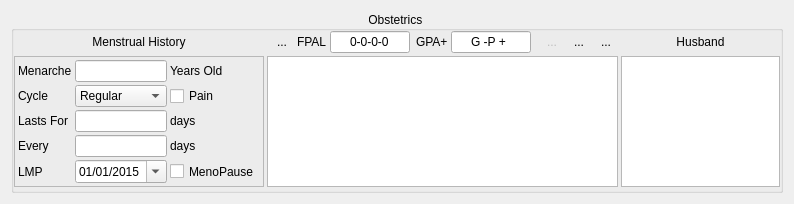
<?xml version="1.0" encoding="UTF-8"?>
<ui version="4.0">
 <class>w_obGyn</class>
 <widget class="QWidget" name="w_obGyn">
  <property name="geometry">
   <rect>
    <x>0</x>
    <y>0</y>
    <width>794</width>
    <height>195</height>
   </rect>
  </property>
  <property name="windowTitle">
   <string>Form</string>
  </property>
  <layout class="QGridLayout" name="gridLayout">
   <item row="0" column="0">
    <widget class="QGroupBox" name="ObstGroupBox">
     <property name="title">
      <string>Obstetrics </string>
     </property>
     <property name="alignment">
      <set>Qt::AlignCenter</set>
     </property>
     <property name="flat">
      <bool>false</bool>
     </property>
     <layout class="QGridLayout" name="gridLayout_12">
      <property name="leftMargin">
       <number>0</number>
      </property>
      <property name="topMargin">
       <number>0</number>
      </property>
      <property name="rightMargin">
       <number>0</number>
      </property>
      <property name="bottomMargin">
       <number>3</number>
      </property>
      <property name="spacing">
       <number>3</number>
      </property>
      <item row="1" column="4">
       <widget class="xLineEdit" name="fpal">
        <property name="sizePolicy">
         <sizepolicy hsizetype="Fixed" vsizetype="Fixed">
          <horstretch>0</horstretch>
          <verstretch>0</verstretch>
         </sizepolicy>
        </property>
        <property name="maximumSize">
         <size>
          <width>80</width>
          <height>16777215</height>
         </size>
        </property>
        <property name="layoutDirection">
         <enum>Qt::LeftToRight</enum>
        </property>
        <property name="inputMask">
         <string>0-0-0-0</string>
        </property>
        <property name="text">
         <string>0-0-0-0</string>
        </property>
        <property name="alignment">
         <set>Qt::AlignCenter</set>
        </property>
       </widget>
      </item>
      <item row="1" column="0">
       <widget class="QLabel" name="label_15">
        <property name="text">
         <string>Menstrual History</string>
        </property>
        <property name="alignment">
         <set>Qt::AlignCenter</set>
        </property>
       </widget>
      </item>
      <item row="1" column="12">
       <widget class="QToolButton" name="removeSiblings">
        <property name="text">
         <string>...</string>
        </property>
        <property name="icon">
         <iconset resource="resources.qrc">
          <normaloff>:/Graphics/minus</normaloff>:/Graphics/minus</iconset>
        </property>
        <property name="autoRaise">
         <bool>true</bool>
        </property>
       </widget>
      </item>
      <item row="2" column="1" colspan="12">
       <widget class="mSiblings" name="siblings">
        <property name="sizePolicy">
         <sizepolicy hsizetype="Expanding" vsizetype="Preferred">
          <horstretch>0</horstretch>
          <verstretch>0</verstretch>
         </sizepolicy>
        </property>
        <property name="editTriggers">
         <set>QAbstractItemView::NoEditTriggers</set>
        </property>
        <property name="alternatingRowColors">
         <bool>true</bool>
        </property>
        <property name="selectionMode">
         <enum>QAbstractItemView::SingleSelection</enum>
        </property>
        <property name="selectionBehavior">
         <enum>QAbstractItemView::SelectRows</enum>
        </property>
        <property name="showGrid">
         <bool>true</bool>
        </property>
        <property name="gridStyle">
         <enum>Qt::DotLine</enum>
        </property>
        <property name="sortingEnabled">
         <bool>false</bool>
        </property>
        <attribute name="horizontalHeaderShowSortIndicator" stdset="0">
         <bool>false</bool>
        </attribute>
        <attribute name="horizontalHeaderStretchLastSection">
         <bool>true</bool>
        </attribute>
        <attribute name="verticalHeaderDefaultSectionSize">
         <number>23</number>
        </attribute>
        <attribute name="verticalHeaderShowSortIndicator" stdset="0">
         <bool>false</bool>
        </attribute>
        <attribute name="verticalHeaderStretchLastSection">
         <bool>false</bool>
        </attribute>
       </widget>
      </item>
      <item row="1" column="13">
       <widget class="QLabel" name="label_13">
        <property name="text">
         <string>Husband</string>
        </property>
        <property name="alignment">
         <set>Qt::AlignCenter</set>
        </property>
       </widget>
      </item>
      <item row="2" column="13">
       <widget class="TextEdit" name="husband">
        <property name="maximumSize">
         <size>
          <width>250</width>
          <height>16777215</height>
         </size>
        </property>
       </widget>
      </item>
      <item row="1" column="3">
       <widget class="QLabel" name="label_9">
        <property name="sizePolicy">
         <sizepolicy hsizetype="Fixed" vsizetype="Preferred">
          <horstretch>0</horstretch>
          <verstretch>0</verstretch>
         </sizepolicy>
        </property>
        <property name="text">
         <string>FPAL</string>
        </property>
       </widget>
      </item>
      <item row="1" column="11">
       <widget class="QToolButton" name="addSiblings">
        <property name="text">
         <string>...</string>
        </property>
        <property name="icon">
         <iconset resource="resources.qrc">
          <normaloff>:/Graphics/add</normaloff>:/Graphics/add</iconset>
        </property>
        <property name="autoRaise">
         <bool>true</bool>
        </property>
       </widget>
      </item>
      <item row="1" column="1">
       <spacer name="horizontalSpacer_2">
        <property name="orientation">
         <enum>Qt::Horizontal</enum>
        </property>
        <property name="sizeHint" stdset="0">
         <size>
          <width>40</width>
          <height>20</height>
         </size>
        </property>
       </spacer>
      </item>
      <item row="1" column="7">
       <widget class="xLineEdit" name="gpa">
        <property name="sizePolicy">
         <sizepolicy hsizetype="Fixed" vsizetype="Fixed">
          <horstretch>0</horstretch>
          <verstretch>0</verstretch>
         </sizepolicy>
        </property>
        <property name="maximumSize">
         <size>
          <width>80</width>
          <height>16777215</height>
         </size>
        </property>
        <property name="inputMask">
         <string>G0-P0+0</string>
        </property>
        <property name="alignment">
         <set>Qt::AlignCenter</set>
        </property>
       </widget>
      </item>
      <item row="1" column="10">
       <widget class="QToolButton" name="editSiblingButton">
        <property name="enabled">
         <bool>false</bool>
        </property>
        <property name="text">
         <string>...</string>
        </property>
        <property name="icon">
         <iconset resource="resources.qrc">
          <normaloff>:/Graphics/pencil</normaloff>:/Graphics/pencil</iconset>
        </property>
        <property name="autoRaise">
         <bool>true</bool>
        </property>
       </widget>
      </item>
      <item row="1" column="9">
       <spacer name="horizontalSpacer_7">
        <property name="orientation">
         <enum>Qt::Horizontal</enum>
        </property>
        <property name="sizeHint" stdset="0">
         <size>
          <width>40</width>
          <height>20</height>
         </size>
        </property>
       </spacer>
      </item>
      <item row="1" column="6">
       <widget class="QLabel" name="label_10">
        <property name="text">
         <string>GPA+</string>
        </property>
       </widget>
      </item>
      <item row="2" column="0">
       <widget class="QFrame" name="MestrualHistoryWidget">
        <property name="maximumSize">
         <size>
          <width>250</width>
          <height>16777215</height>
         </size>
        </property>
        <property name="frameShape">
         <enum>QFrame::StyledPanel</enum>
        </property>
        <property name="frameShadow">
         <enum>QFrame::Raised</enum>
        </property>
        <layout class="QGridLayout" name="gridLayout_13">
         <property name="leftMargin">
          <number>3</number>
         </property>
         <property name="topMargin">
          <number>3</number>
         </property>
         <property name="rightMargin">
          <number>3</number>
         </property>
         <property name="bottomMargin">
          <number>3</number>
         </property>
         <property name="spacing">
          <number>3</number>
         </property>
         <item row="4" column="2">
          <widget class="QLabel" name="label_8">
           <property name="text">
            <string>days</string>
           </property>
          </widget>
         </item>
         <item row="5" column="0">
          <widget class="QLabel" name="label_7">
           <property name="text">
            <string>LMP</string>
           </property>
          </widget>
         </item>
         <item row="2" column="2">
          <widget class="xCheckBox" name="checkBoxCyclePain">
           <property name="text">
            <string>Pain</string>
           </property>
          </widget>
         </item>
         <item row="4" column="1">
          <widget class="xLineEdit" name="every">
           <property name="sizePolicy">
            <sizepolicy hsizetype="Fixed" vsizetype="Fixed">
             <horstretch>0</horstretch>
             <verstretch>0</verstretch>
            </sizepolicy>
           </property>
          </widget>
         </item>
         <item row="5" column="1">
          <widget class="QDateEdit" name="LMP">
           <property name="minimumDateTime">
            <datetime>
             <hour>0</hour>
             <minute>0</minute>
             <second>0</second>
             <year>2010</year>
             <month>1</month>
             <day>1</day>
            </datetime>
           </property>
           <property name="maximumDate">
            <date>
             <year>2050</year>
             <month>12</month>
             <day>31</day>
            </date>
           </property>
           <property name="displayFormat">
            <string>dd/MM/yyyy</string>
           </property>
           <property name="calendarPopup">
            <bool>true</bool>
           </property>
           <property name="date">
            <date>
             <year>2015</year>
             <month>1</month>
             <day>1</day>
            </date>
           </property>
          </widget>
         </item>
         <item row="4" column="0">
          <widget class="QLabel" name="label_3">
           <property name="text">
            <string>Every</string>
           </property>
          </widget>
         </item>
         <item row="5" column="2">
          <widget class="xCheckBox" name="checkBoxMenoPause">
           <property name="sizePolicy">
            <sizepolicy hsizetype="Preferred" vsizetype="Preferred">
             <horstretch>0</horstretch>
             <verstretch>0</verstretch>
            </sizepolicy>
           </property>
           <property name="text">
            <string>MenoPause</string>
           </property>
          </widget>
         </item>
         <item row="2" column="0">
          <widget class="QLabel" name="label_2">
           <property name="sizePolicy">
            <sizepolicy hsizetype="Preferred" vsizetype="Preferred">
             <horstretch>0</horstretch>
             <verstretch>0</verstretch>
            </sizepolicy>
           </property>
           <property name="text">
            <string>Cycle</string>
           </property>
          </widget>
         </item>
         <item row="1" column="1">
          <widget class="xLineEdit" name="menarche">
           <property name="sizePolicy">
            <sizepolicy hsizetype="Fixed" vsizetype="Preferred">
             <horstretch>0</horstretch>
             <verstretch>0</verstretch>
            </sizepolicy>
           </property>
          </widget>
         </item>
         <item row="3" column="0">
          <widget class="QLabel" name="label_4">
           <property name="text">
            <string>Lasts For</string>
           </property>
          </widget>
         </item>
         <item row="1" column="0">
          <widget class="QLabel" name="label">
           <property name="text">
            <string>Menarche</string>
           </property>
          </widget>
         </item>
         <item row="3" column="1">
          <widget class="xLineEdit" name="lastsfor">
           <property name="sizePolicy">
            <sizepolicy hsizetype="Fixed" vsizetype="Fixed">
             <horstretch>0</horstretch>
             <verstretch>0</verstretch>
            </sizepolicy>
           </property>
          </widget>
         </item>
         <item row="2" column="1">
          <widget class="xComboBox" name="cycle">
           <item>
            <property name="text">
             <string>Regular</string>
            </property>
           </item>
           <item>
            <property name="text">
             <string>Irregular</string>
            </property>
           </item>
          </widget>
         </item>
         <item row="1" column="2">
          <widget class="QLabel" name="label_11">
           <property name="text">
            <string>Years Old</string>
           </property>
          </widget>
         </item>
         <item row="3" column="2">
          <widget class="QLabel" name="label_6">
           <property name="text">
            <string>days</string>
           </property>
          </widget>
         </item>
         <item row="6" column="1">
          <spacer name="verticalSpacer">
           <property name="orientation">
            <enum>Qt::Vertical</enum>
           </property>
           <property name="sizeHint" stdset="0">
            <size>
             <width>20</width>
             <height>40</height>
            </size>
           </property>
          </spacer>
         </item>
        </layout>
       </widget>
      </item>
      <item row="1" column="2">
       <widget class="QToolButton" name="fpalCalButton">
        <property name="toolTip">
         <string>&lt;html&gt;&lt;head/&gt;&lt;body&gt;&lt;p&gt;Calculate FPAL&lt;/p&gt;&lt;/body&gt;&lt;/html&gt;</string>
        </property>
        <property name="text">
         <string>...</string>
        </property>
        <property name="icon">
         <iconset resource="resources.qrc">
          <normaloff>:/Graphics/puzle</normaloff>:/Graphics/puzle</iconset>
        </property>
        <property name="autoRaise">
         <bool>true</bool>
        </property>
       </widget>
      </item>
     </layout>
    </widget>
   </item>
  </layout>
 </widget>
 <customwidgets>
  <customwidget>
   <class>TextEdit</class>
   <extends>QTextEdit</extends>
   <header>textedit.h</header>
  </customwidget>
  <customwidget>
   <class>xCheckBox</class>
   <extends>QCheckBox</extends>
   <header>xcheckbox.h</header>
  </customwidget>
  <customwidget>
   <class>xLineEdit</class>
   <extends>QLineEdit</extends>
   <header>xlineedit.h</header>
  </customwidget>
  <customwidget>
   <class>mSiblings</class>
   <extends>QTableView</extends>
   <header>msiblings.h</header>
  </customwidget>
  <customwidget>
   <class>xComboBox</class>
   <extends>QComboBox</extends>
   <header>xcombobox.h</header>
  </customwidget>
 </customwidgets>
 <resources>
  <include location="resources.qrc"/>
 </resources>
 <connections/>
</ui>
